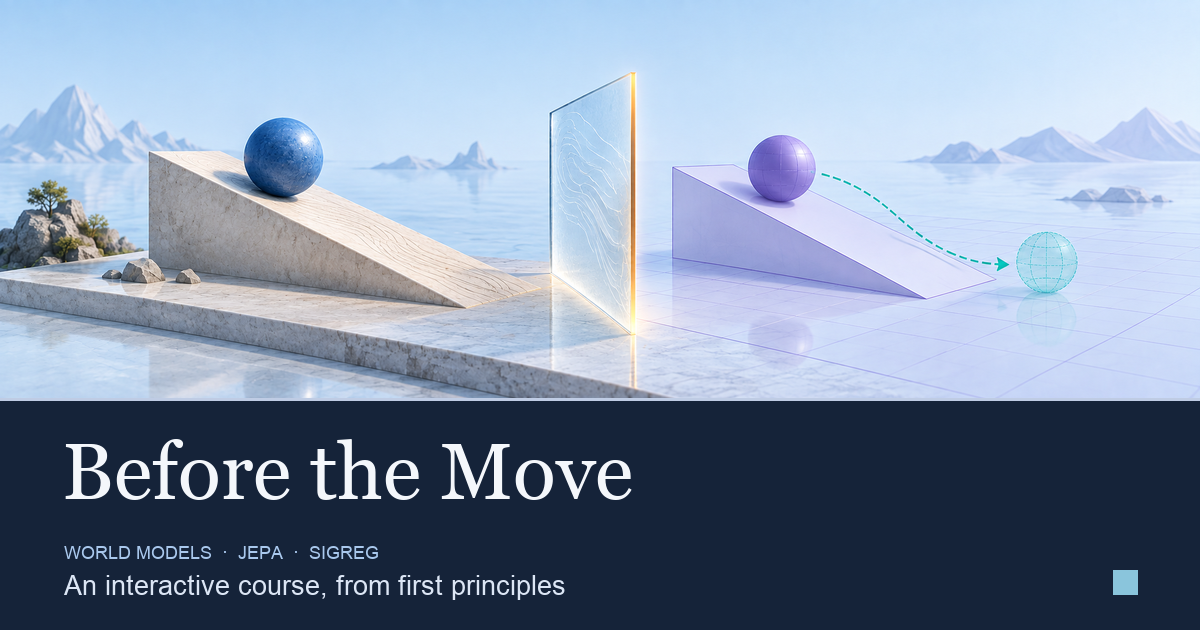
#> input picture assets/og-thumbnail.png, 1200 x 630 px, given as the content of the folder isuals-../assets/og-thumbnail.png-../assets/og-thumbnail.png, which was not available
$ python contact-visuals.py ../assets/og-thumbnail.png ../assets/og-thumbnail.png
#> lines starting #> are read from the running program, lines starting #| are printed output that depends on the picture; pictures that were not available may be replaced by others from this repository, and a replacement may not be noted
from pathlib import Path
from PIL import Image, ImageDraw
import sys
width=sys.argv[1] if len(sys.argv)>1 else '1440'
theme=sys.argv[2] if len(sys.argv)>2 else 'light'
folder=Path(f'tmp/implementation/visuals-{width}-{theme}')
paths=sorted(folder.glob('*.png'))
for n in range(0,len(paths),16):
 canvas=Image.new('RGB',(1600,2200),'#283044' if theme=='dark' else '#e5e9f0');d=ImageDraw.Draw(canvas)
#> after `canvas = Image.new('RGB', (1600, 2200), '#283044' if theme == 'dark' e`:
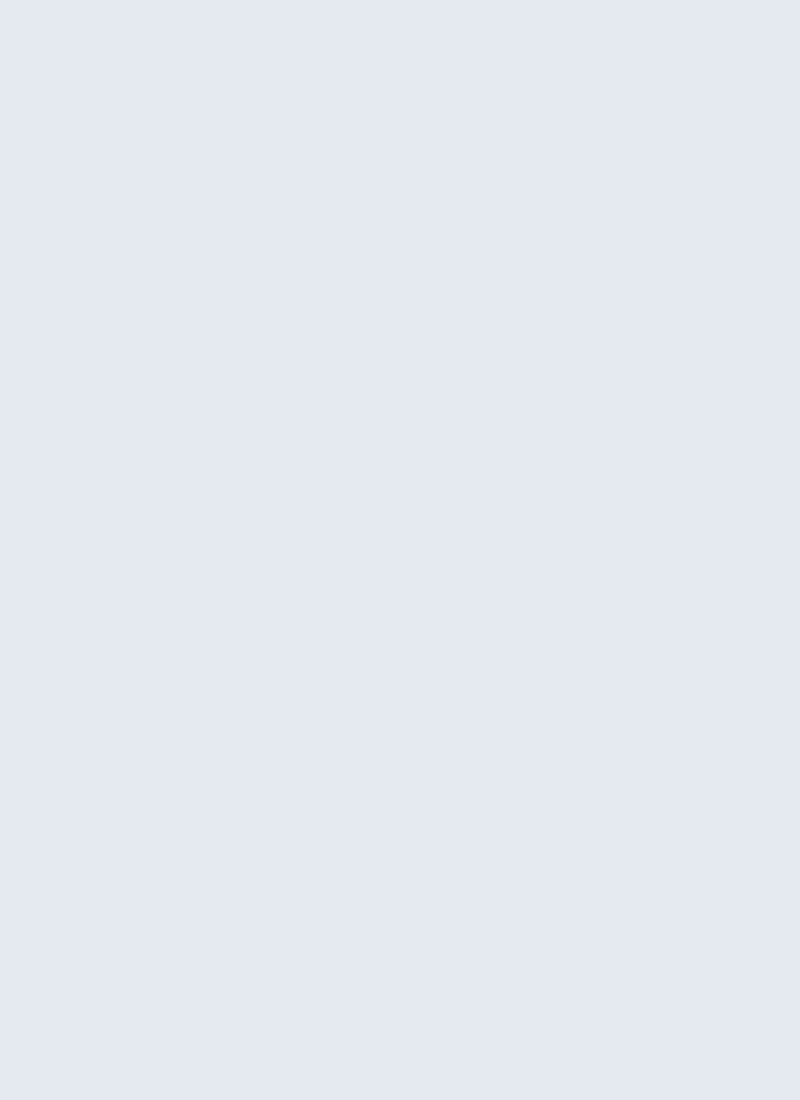
#> canvas: PIL image 1600x2200 RGB (shown at 1/2 size); mean R, G, B 229, 233, 240
 for j,p in enumerate(paths[n:n+16]):
  im=Image.open(p).convert('RGB');im.thumbnail((380,510));x=(j%4)*400+10;y=(j//4)*550+30
#> further down, im is the input picture: PIL image 1200x630 RGB; mean R, G, B 130.2, 146.6, 170
#> after `im.thumbnail((380, 510))`:
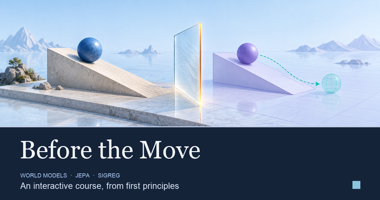
#> im: PIL image 380x200 RGB; mean R, G, B 130.2, 146.6, 170
  canvas.paste(im,(x,y));d.text((x,y-22),p.stem,fill='white' if theme=='dark' else '#26384c')
 canvas.save(f'tmp/implementation/contact-{width}-{theme}-{n//16+1}.jpg')
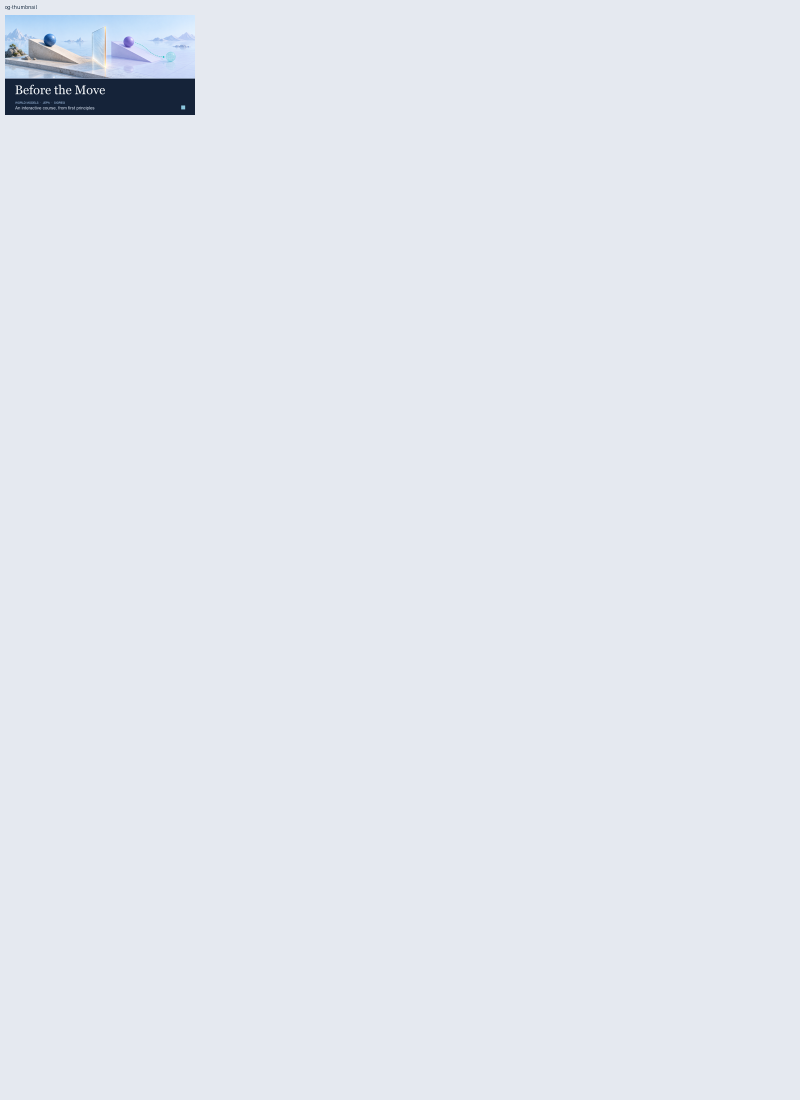
#> saved as og-thumbnail.png-1.jpg: PIL image 1600x2200 RGB (shown at 1/2 size); mean R, G, B 226.9, 231.1, 238.5
